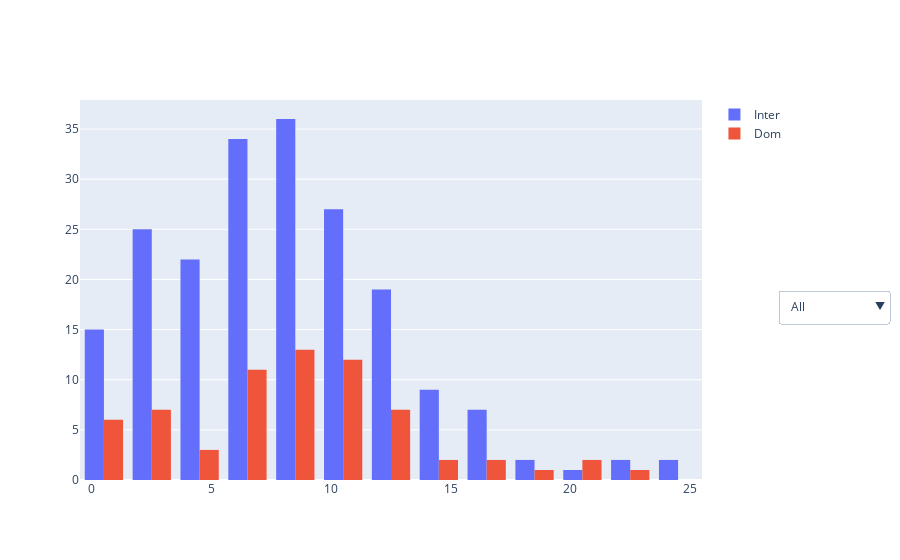

Source (notebook cell):
### Code cell
#Dropdown Interactivity of PHQ-9 test Scores

# Create the figure
fig = go.Figure()

# Write a for loop to loop over the variable you want to have in the drop down
for stu_type in ['Inter', 'Dom']:
    df = mental[mental.inter_dom == stu_type]
    fig.add_trace(go.Histogram(x=df["ToDep"], name=stu_type))

# Create the dropdown buttons
dropdown_buttons = [
    {'label':'All', 'method':'update', 'args':[{'visible': [True, True]}, {'title': 'All'}]},
    {'label':'International', 'method':'update', 'args':[{'visible': [True, False]}, {'title': 'International students PHQ-9 test Scores'}]},
    {'label':'Domestic', 'method':'update', 'args':[{'visible':[False, True]}, {'title':'Domestic students PHQ-9 test Scores'}]}
]

# Add the dropdown to the figure
fig.update_layout(
    {'updatemenus':[{'type':"dropdown",
         'x': 1.3,
         'y': 0.5,
         'showactive':True,
         'active':0,
         'buttons': dropdown_buttons}]
    }
)

# Show the figure
fig.show()

### Figure 1 — Plotly figure (JSON) as saved in the notebook; plotly's stock layout.template omitted (floating-point values rounded to 4 significant figures; data arrays with more than 128 entries replaced by an {"elided": "..."} marker saying what was removed)
{"data": [{"name": "Inter", "type": "histogram", "x": {"elided": "201 int values"}}, {"name": "Dom", "type": "histogram", "x": [12, 9, 7, 3, 10, 6, 6, 0, 13, 9, 7, 20, 21, 23, 2, 13, 7, 11, 5, 1, 8, 8, 11, 11, 0, 8, 16, 7, 2, 14, 9, 10, 15, 10, 12, 11, 11, 10, 3, 4, 18, 9, 5, 2, 7, 10, 7, 6, 9, 2, 13, 10, 9, 6, 0, 13, 9, 9, 17, 13, 0, 11, 8, 2, 9, 1, 7]}], "layout": {"updatemenus": [{"active": 0, "buttons": [{"args": [{"visible": [true, true]}, {"title": "All"}], "label": "All", "method": "update"}, {"args": [{"visible": [true, false]}, {"title": "International students PHQ-9 test Scores"}], "label": "International", "method": "update"}, {"args": [{"visible": [false, true]}, {"title": "Domestic students PHQ-9 test Scores"}], "label": "Domestic", "method": "update"}], "showactive": true, "type": "dropdown", "x": 1.3, "y": 0.5}]}}
